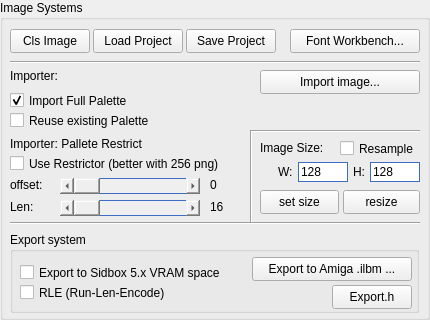
    <widget class="QGroupBox" name="groupBox_7">
     <property name="geometry">
      <rect>
       <x>4</x>
       <y>0</y>
       <width>430</width>
       <height>320</height>
      </rect>
     </property>
     <property name="title">
      <string>Image Systems</string>
     </property>
     <widget class="QPushButton" name="cmdClsIconImage">
      <property name="geometry">
       <rect>
        <x>10</x>
        <y>29</y>
        <width>80</width>
        <height>24</height>
       </rect>
      </property>
      <property name="text">
       <string>Cls Image</string>
      </property>
     </widget>
     <widget class="QPushButton" name="cmdLoadIconProject">
      <property name="geometry">
       <rect>
        <x>93</x>
        <y>29</y>
        <width>90</width>
        <height>24</height>
       </rect>
      </property>
      <property name="text">
       <string>Load Project</string>
      </property>
     </widget>
     <widget class="QPushButton" name="cmdSaveIconProject">
      <property name="geometry">
       <rect>
        <x>186</x>
        <y>29</y>
        <width>90</width>
        <height>24</height>
       </rect>
      </property>
      <property name="text">
       <string>Save Project</string>
      </property>
     </widget>
     <widget class="QPushButton" name="cmdImportImage">
      <property name="geometry">
       <rect>
        <x>260</x>
        <y>70</y>
        <width>160</width>
        <height>24</height>
       </rect>
      </property>
      <property name="text">
       <string>Import image...</string>
      </property>
     </widget>
     <widget class="QCheckBox" name="chkUsePalette">
      <property name="geometry">
       <rect>
        <x>10</x>
        <y>110</y>
        <width>160</width>
        <height>21</height>
       </rect>
      </property>
      <property name="text">
       <string>Reuse existing Palette</string>
      </property>
      <property name="checked">
       <bool>false</bool>
      </property>
     </widget>
     <widget class="QCheckBox" name="chkImportPalette">
      <property name="geometry">
       <rect>
        <x>10</x>
        <y>90</y>
        <width>140</width>
        <height>21</height>
       </rect>
      </property>
      <property name="text">
       <string>Import Full Palette</string>
      </property>
      <property name="checked">
       <bool>true</bool>
      </property>
     </widget>
     <widget class="QPushButton" name="cmdSetIconAreaSize">
      <property name="geometry">
       <rect>
        <x>260</x>
        <y>190</y>
        <width>79</width>
        <height>24</height>
       </rect>
      </property>
      <property name="text">
       <string>set size</string>
      </property>
     </widget>
     <widget class="QLineEdit" name="txtProjectImageWidth">
      <property name="geometry">
       <rect>
        <x>298</x>
        <y>162</y>
        <width>50</width>
        <height>20</height>
       </rect>
      </property>
      <property name="acceptDrops">
       <bool>false</bool>
      </property>
      <property name="styleSheet">
       <string notr="true">border: 1px solid #3c6dc3;
</string>
      </property>
      <property name="text">
       <string>128</string>
      </property>
      <property name="maxLength">
       <number>5</number>
      </property>
     </widget>
     <widget class="QLabel" name="label_2">
      <property name="geometry">
       <rect>
        <x>353</x>
        <y>164</y>
        <width>30</width>
        <height>16</height>
       </rect>
      </property>
      <property name="text">
       <string>H:</string>
      </property>
     </widget>
     <widget class="QLabel" name="label">
      <property name="geometry">
       <rect>
        <x>278</x>
        <y>164</y>
        <width>30</width>
        <height>16</height>
       </rect>
      </property>
      <property name="text">
       <string>W:</string>
      </property>
     </widget>
     <widget class="QLineEdit" name="txtProjectImageHeight">
      <property name="geometry">
       <rect>
        <x>370</x>
        <y>162</y>
        <width>50</width>
        <height>20</height>
       </rect>
      </property>
      <property name="acceptDrops">
       <bool>false</bool>
      </property>
      <property name="styleSheet">
       <string notr="true">border: 1px solid #3c6dc3;
</string>
      </property>
      <property name="text">
       <string>128</string>
      </property>
      <property name="maxLength">
       <number>5</number>
      </property>
     </widget>
     <widget class="Line" name="line_3">
      <property name="geometry">
       <rect>
        <x>252</x>
        <y>130</y>
        <width>168</width>
        <height>3</height>
       </rect>
      </property>
      <property name="orientation">
       <enum>Qt::Orientation::Horizontal</enum>
      </property>
     </widget>
     <widget class="Line" name="line_4">
      <property name="geometry">
       <rect>
        <x>10</x>
        <y>222</y>
        <width>410</width>
        <height>3</height>
       </rect>
      </property>
      <property name="orientation">
       <enum>Qt::Orientation::Horizontal</enum>
      </property>
     </widget>
     <widget class="QGroupBox" name="groupBox">
      <property name="geometry">
       <rect>
        <x>10</x>
        <y>232</y>
        <width>409</width>
        <height>81</height>
       </rect>
      </property>
      <property name="title">
       <string>Export system</string>
      </property>
      <widget class="QCheckBox" name="chkExportSBVRAM">
       <property name="geometry">
        <rect>
         <x>10</x>
         <y>30</y>
         <width>221</width>
         <height>21</height>
        </rect>
       </property>
       <property name="text">
        <string>Export to Sidbox 5.x VRAM space</string>
       </property>
       <property name="checked">
        <bool>false</bool>
       </property>
      </widget>
      <widget class="QPushButton" name="cmdExportH">
       <property name="geometry">
        <rect>
         <x>322</x>
         <y>53</y>
         <width>80</width>
         <height>24</height>
        </rect>
       </property>
       <property name="text">
        <string>Export.h</string>
       </property>
      </widget>
      <widget class="QCheckBox" name="chkExportRLE">
       <property name="geometry">
        <rect>
         <x>10</x>
         <y>50</y>
         <width>180</width>
         <height>21</height>
        </rect>
       </property>
       <property name="text">
        <string>RLE (Run-Len-Encode)</string>
       </property>
      </widget>
      <widget class="QPushButton" name="cmdExportAmigaILBM">
       <property name="geometry">
        <rect>
         <x>242</x>
         <y>25</y>
         <width>160</width>
         <height>24</height>
        </rect>
       </property>
       <property name="text">
        <string>Export to Amiga .ilbm ...</string>
       </property>
      </widget>
     </widget>
     <widget class="QPushButton" name="cmdOpenFontWorkbench">
      <property name="geometry">
       <rect>
        <x>290</x>
        <y>29</y>
        <width>130</width>
        <height>24</height>
       </rect>
      </property>
      <property name="text">
       <string>Font Workbench...</string>
      </property>
     </widget>
     <widget class="Line" name="line_8">
      <property name="geometry">
       <rect>
        <x>10</x>
        <y>61</y>
        <width>410</width>
        <height>3</height>
       </rect>
      </property>
      <property name="orientation">
       <enum>Qt::Orientation::Horizontal</enum>
      </property>
     </widget>
     <widget class="QLabel" name="label_6">
      <property name="geometry">
       <rect>
        <x>10</x>
        <y>68</y>
        <width>70</width>
        <height>16</height>
       </rect>
      </property>
      <property name="text">
       <string>Importer:</string>
      </property>
     </widget>
     <widget class="Line" name="line_9">
      <property name="geometry">
       <rect>
        <x>250</x>
        <y>130</y>
        <width>3</width>
        <height>93</height>
       </rect>
      </property>
      <property name="orientation">
       <enum>Qt::Orientation::Vertical</enum>
      </property>
     </widget>
     <widget class="QLabel" name="label_10">
      <property name="geometry">
       <rect>
        <x>260</x>
        <y>140</y>
        <width>80</width>
        <height>16</height>
       </rect>
      </property>
      <property name="text">
       <string>Image Size:</string>
      </property>
     </widget>
     <widget class="QLabel" name="label_11">
      <property name="geometry">
       <rect>
        <x>10</x>
        <y>136</y>
        <width>160</width>
        <height>16</height>
       </rect>
      </property>
      <property name="text">
       <string>Importer: Pallete Restrict</string>
      </property>
     </widget>
     <widget class="QCheckBox" name="chkPaletteUseRestrictor">
      <property name="geometry">
       <rect>
        <x>10</x>
        <y>153</y>
        <width>230</width>
        <height>21</height>
       </rect>
      </property>
      <property name="text">
       <string>Use Restrictor (better with 256 png)</string>
      </property>
      <property name="checked">
       <bool>false</bool>
      </property>
     </widget>
     <widget class="QLabel" name="label_12">
      <property name="geometry">
       <rect>
        <x>10</x>
        <y>177</y>
        <width>55</width>
        <height>16</height>
       </rect>
      </property>
      <property name="text">
       <string>offset:</string>
      </property>
     </widget>
     <widget class="QLabel" name="label_13">
      <property name="geometry">
       <rect>
        <x>10</x>
        <y>199</y>
        <width>55</width>
        <height>16</height>
       </rect>
      </property>
      <property name="text">
       <string>Len:</string>
      </property>
     </widget>
     <widget class="QLabel" name="lblPaletteSizer">
      <property name="geometry">
       <rect>
        <x>210</x>
        <y>199</y>
        <width>30</width>
        <height>16</height>
       </rect>
      </property>
      <property name="text">
       <string>16</string>
      </property>
     </widget>
     <widget class="QLabel" name="lblPaletteOffset">
      <property name="geometry">
       <rect>
        <x>210</x>
        <y>177</y>
        <width>30</width>
        <height>16</height>
       </rect>
      </property>
      <property name="text">
       <string>0</string>
      </property>
     </widget>
     <widget class="QScrollBar" name="sldPaletteOffset">
      <property name="geometry">
       <rect>
        <x>60</x>
        <y>178</y>
        <width>140</width>
        <height>16</height>
       </rect>
      </property>
      <property name="styleSheet">
       <string notr="true">border: 1px solid #3c6dc3;
</string>
      </property>
      <property name="maximum">
       <number>254</number>
      </property>
      <property name="orientation">
       <enum>Qt::Orientation::Horizontal</enum>
      </property>
     </widget>
     <widget class="QScrollBar" name="sldPaletteSize">
      <property name="geometry">
       <rect>
        <x>60</x>
        <y>200</y>
        <width>140</width>
        <height>16</height>
       </rect>
      </property>
      <property name="styleSheet">
       <string notr="true">border: 1px solid #3c6dc3;
</string>
      </property>
      <property name="maximum">
       <number>254</number>
      </property>
      <property name="orientation">
       <enum>Qt::Orientation::Horizontal</enum>
      </property>
     </widget>
     <widget class="QPushButton" name="cmdSetIconAreaResize">
      <property name="geometry">
       <rect>
        <x>343</x>
        <y>190</y>
        <width>77</width>
        <height>24</height>
       </rect>
      </property>
      <property name="text">
       <string>resize</string>
      </property>
     </widget>
     <widget class="QCheckBox" name="chkResampler">
      <property name="geometry">
       <rect>
        <x>340</x>
        <y>138</y>
        <width>81</width>
        <height>21</height>
       </rect>
      </property>
      <property name="text">
       <string>Resample</string>
      </property>
     </widget>
    </widget>
